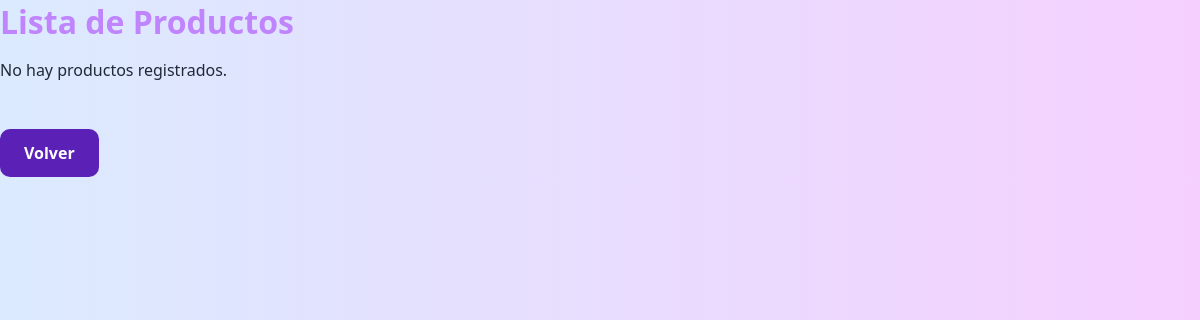
The app's page /productos/, older data.
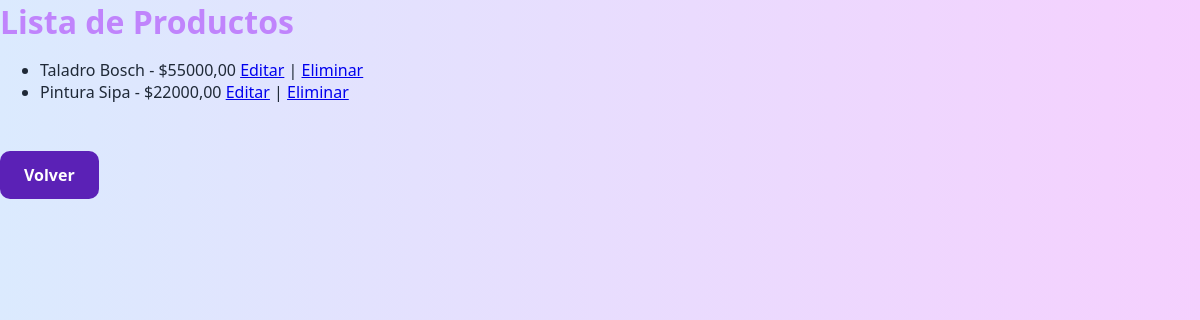
The same page, newer data.
### proyectos/models.py (models this page shows, shortened)
class Producto(models.Model):
    nombre = models.CharField(max_length=100)
    precio = models.DecimalField(max_digits=10, decimal_places=2)
    stock = models.IntegerField(default=0)  # nuevo campo

### proyectos/views.py (the view)
# urls.py: path('productos/', views.lista_productos, name='lista_productos'),
def lista_productos(request):
    productos = Producto.objects.all()
    return render(request, 'proyectos/lista_productos.html', {'productos': productos})

### proyectos/templates/proyectos/lista_productos.html (shortened to what this page needs)
{% load static %}
<!DOCTYPE html>
<html lang="es">
<head>
  <link rel="stylesheet" href="{% static 'css/style.css' %}">
</head>
<body>
  <h1>Lista de Productos</h1>
  {% if productos %}
    <ul>
      {% for producto in productos %}
        <li>
          {{ producto.nombre }} - ${{ producto.precio }}
          <a href="{% url 'editar_producto' producto.id %}" class="btn-edit">Editar</a> |
          <a href="{% url 'eliminar_producto' producto.id %}" class="btn-delete"
             onclick="return confirm('¿Seguro que deseas eliminar este producto?')">Eliminar</a>
        </li>
      {% endfor %}
    </ul>
  {% else %}
    <p>No hay productos registrados.</p>
  {% endif %}
  <a class="btn" href="{% url 'lista' %}">Volver</a>
</body>
</html>

### static/css/style.css (style rules this page uses)
body { font-family: 'Segoe UI', sans-serif; background: linear-gradient(to right, #dbeafe, #f5d0fe); margin: 0; padding: 0; color: #1f2937; }
h1 { font-size: 2rem; margin: 0; color: #c084fc; }
.btn { display: inline-block; margin-top: 2rem; background-color: #5b21b6; color: white; padding: 0.8rem 1.5rem; border-radius: 10px; text-decoration: none; font-weight: bold; transition: background 0.3s; }

Row changes from the older to the newer data that the page shows:
added Producto: nombre "Taladro Bosch", precio "55000,00"
added Producto: nombre "Pintura Sipa", precio "22000,00"
Text that changed along with them:
text no longer shown: "No hay productos registrados."
